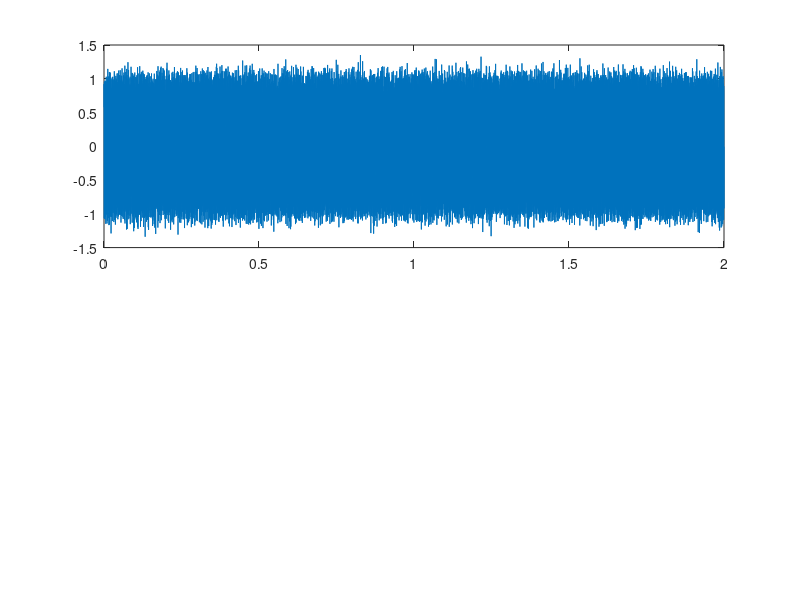

Reproduce this figure in MATLAB. (Note: this script raises an error after producing the figure.)
% clc;clear;close all
% ima1=imread('pout.tif');
% ima2=im2double(ima1); 
% fs=fspecial('average');
% ima2=imfilter(ima2,fs,'symmetric');
% sigma=.1/3;
% rima=ima2+sigma*randn(size(ima1));
% 
% imshow(rima);
% j=parallel.cluster.Local
% j.NumWorkers=4
% matlabpool
% result=NLmeansfilter(rima,5,2,sigma);
% imshow(result);
%  matlabpool close
% beep
sigma=0.1;
t=1/8000:1/8000:2;
x=sin(2*pi*1000*t)+sigma*randn((size(t)));subplot(211)
% x=(ones(size(t)))+sigma*randn((size(t)));
plot(t,x)
y=NLmeansfilter(x,100,2,10*sigma);subplot(212)
plot(t,y)